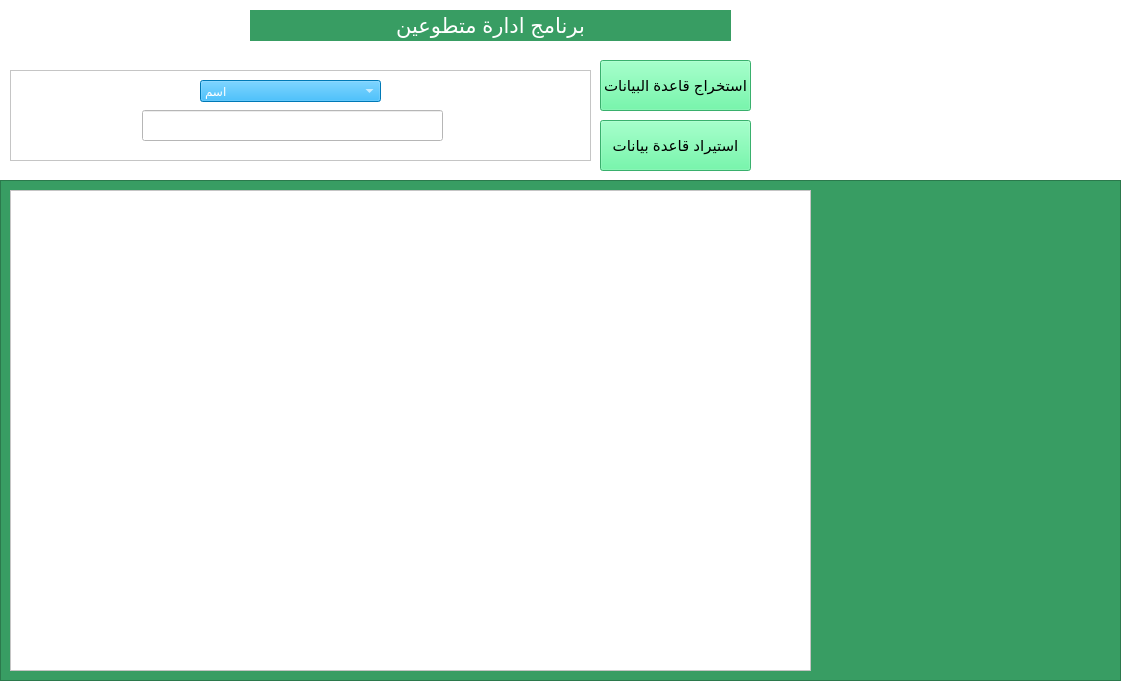
<?xml version="1.0" encoding="UTF-8"?>
<ui version="4.0">
 <class>Form</class>
 <widget class="QWidget" name="Form">
  <property name="geometry">
   <rect>
    <x>0</x>
    <y>0</y>
    <width>1121</width>
    <height>690</height>
   </rect>
  </property>
  <property name="windowTitle">
   <string>Form</string>
  </property>
  <property name="styleSheet">
   <string notr="true">background-color:rgb(255, 255, 255)</string>
  </property>
  <widget class="QFrame" name="frame_2">
   <property name="geometry">
    <rect>
     <x>10</x>
     <y>70</y>
     <width>581</width>
     <height>91</height>
    </rect>
   </property>
   <property name="styleSheet">
    <string notr="true">background-color:rgb(255, 255, 255)</string>
   </property>
   <property name="frameShape">
    <enum>QFrame::StyledPanel</enum>
   </property>
   <property name="frameShadow">
    <enum>QFrame::Raised</enum>
   </property>
   <widget class="QComboBox" name="choice">
    <property name="geometry">
     <rect>
      <x>190</x>
      <y>10</y>
      <width>181</width>
      <height>22</height>
     </rect>
    </property>
    <property name="styleSheet">
     <string notr="true">background-color:rgb(0, 170, 255);
color:white</string>
    </property>
    <item>
     <property name="text">
      <string>اسم</string>
     </property>
    </item>
    <item>
     <property name="text">
      <string>السجل المدني</string>
     </property>
    </item>
   </widget>
   <widget class="QLineEdit" name="searchEntry">
    <property name="geometry">
     <rect>
      <x>132</x>
      <y>40</y>
      <width>301</width>
      <height>31</height>
     </rect>
    </property>
    <property name="styleSheet">
     <string notr="true">background-color:rgb(255,255,255)</string>
    </property>
   </widget>
  </widget>
  <widget class="QPushButton" name="insertDatabase">
   <property name="geometry">
    <rect>
     <x>600</x>
     <y>120</y>
     <width>151</width>
     <height>51</height>
    </rect>
   </property>
   <property name="styleSheet">
    <string notr="true">background-color:#50F798;
font-size:15px</string>
   </property>
   <property name="text">
    <string>استيراد قاعدة بيانات</string>
   </property>
  </widget>
  <widget class="QPushButton" name="exportDatabase">
   <property name="geometry">
    <rect>
     <x>600</x>
     <y>60</y>
     <width>151</width>
     <height>51</height>
    </rect>
   </property>
   <property name="styleSheet">
    <string notr="true">background-color:#50F798;
font-size:15px</string>
   </property>
   <property name="text">
    <string>استخراج قاعدة البيانات</string>
   </property>
  </widget>
  <widget class="QLabel" name="label">
   <property name="geometry">
    <rect>
     <x>870</x>
     <y>-10</y>
     <width>361</width>
     <height>201</height>
    </rect>
   </property>
   <property name="autoFillBackground">
    <bool>false</bool>
   </property>
   <property name="text">
    <string/>
   </property>
   <property name="pixmap">
    <pixmap>assests/MyLogo.png</pixmap>
   </property>
   <property name="scaledContents">
    <bool>true</bool>
   </property>
  </widget>
  <widget class="QFrame" name="showFrameFakeShow">
   <property name="enabled">
    <bool>true</bool>
   </property>
   <property name="geometry">
    <rect>
     <x>0</x>
     <y>180</y>
     <width>1121</width>
     <height>501</height>
    </rect>
   </property>
   <property name="styleSheet">
    <string notr="true">background-color:#389D63</string>
   </property>
   <property name="frameShape">
    <enum>QFrame::StyledPanel</enum>
   </property>
   <property name="frameShadow">
    <enum>QFrame::Raised</enum>
   </property>
   <widget class="QTableWidget" name="employess">
    <property name="geometry">
     <rect>
      <x>10</x>
      <y>10</y>
      <width>801</width>
      <height>481</height>
     </rect>
    </property>
    <property name="styleSheet">
     <string notr="true">background-color:white</string>
    </property>
   </widget>
  </widget>
  <widget class="QLabel" name="HeaderPrograme">
   <property name="geometry">
    <rect>
     <x>250</x>
     <y>10</y>
     <width>481</width>
     <height>31</height>
    </rect>
   </property>
   <property name="styleSheet">
    <string notr="true">background-color:#389D63;
color:white;
</string>
   </property>
   <property name="text">
    <string>&lt;html&gt;&lt;head/&gt;&lt;body&gt;&lt;p align=&quot;center&quot;&gt;&lt;span style=&quot; font-size:16pt;&quot;&gt;برنامج ادارة متطوعين&lt;/span&gt;&lt;/p&gt;&lt;/body&gt;&lt;/html&gt;</string>
   </property>
  </widget>
 </widget>
 <resources/>
 <connections/>
</ui>
